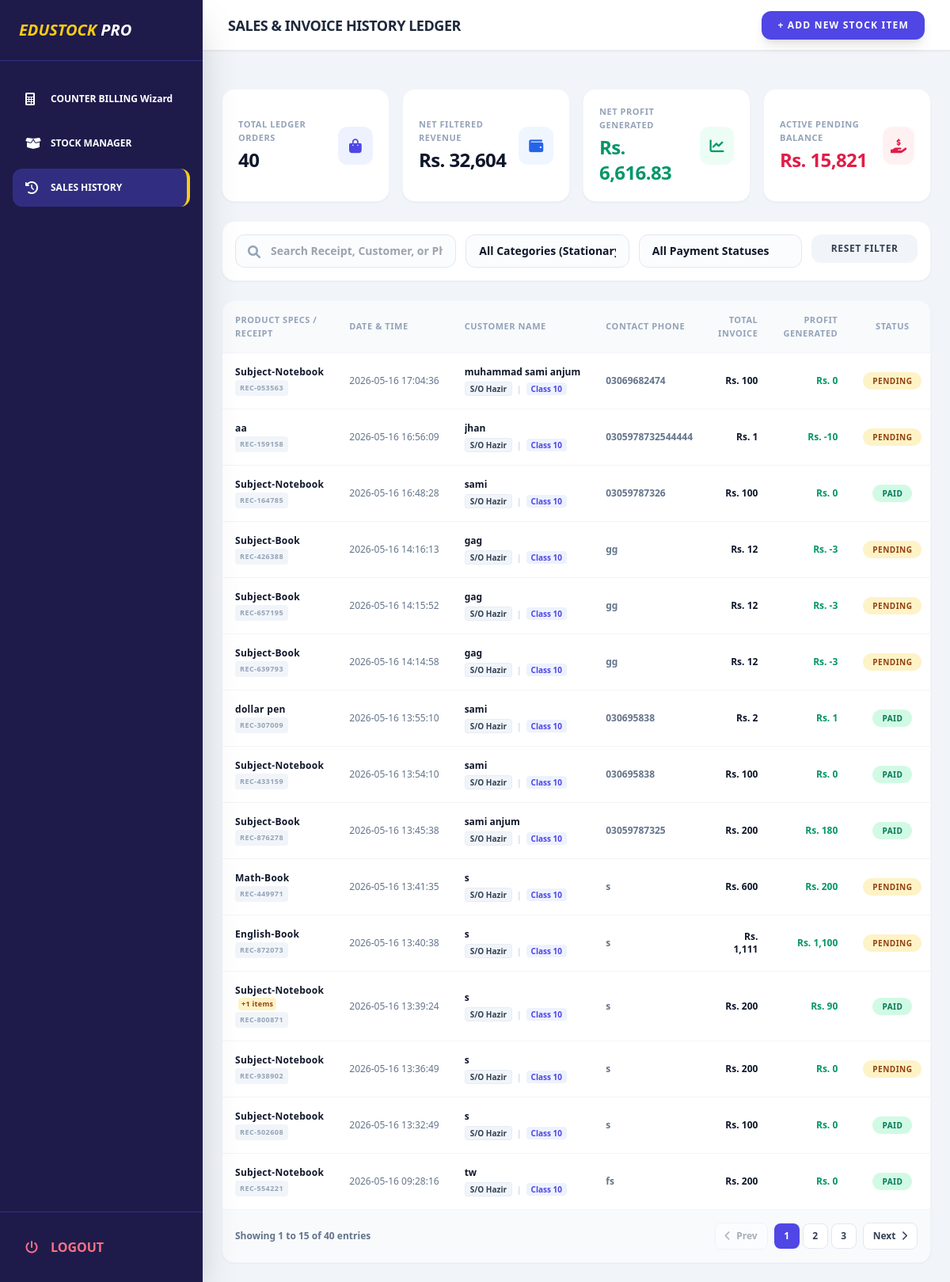
/sales (signed in), run on the app's committed database.
### tables this page shows
CREATE TABLE sales (
        id INTEGER PRIMARY KEY AUTOINCREMENT,
        customer_id INTEGER,
        receipt_number TEXT UNIQUE,
        total_amount REAL,
        profit REAL,
        payment_status TEXT, -- 'Paid' or 'Pending' (Udhaar)
        timestamp DATETIME DEFAULT CURRENT_TIMESTAMP
    , cash_paid REAL DEFAULT 0);

CREATE TABLE customers (id INTEGER PRIMARY KEY AUTOINCREMENT, name TEXT, phone TEXT, student_name TEXT);

### main.py (the view)
@app.get("/sales")
async def sales_page(request: Request):
    if not is_logged_in(request): return RedirectResponse(url="/login", status_code=303)
    conn = get_db()
    query = """
        SELECT s.id, s.receipt_number, s.total_amount, s.cash_paid, s.profit,
               s.payment_status, s.timestamp, c.name as customer_name, c.phone as customer_phone
        FROM sales s
        LEFT JOIN customers c ON s.customer_id = c.id
        ORDER BY s.id DESC
    """
    all_sales = conn.execute(query).fetchall()
    items_query = """
        SELECT si.sale_id, si.product_name, si.qty, si.price, p.category, p.subject, p.student_class
        FROM sale_items si
        LEFT JOIN products p ON si.product_name = p.name
    """
    all_items = conn.execute(items_query).fetchall()
    conn.close()
    sales_items_map = {}
    for item in all_items:
        s_id = item['sale_id']
        if s_id not in sales_items_map:
            sales_items_map[s_id] = []
        sales_items_map[s_id].append(item)
    return templates.TemplateResponse(request, "sales.html", {
        "active_page": "sales",
        "sales": all_sales,
        "items_map": json.dumps(sales_items_map)
    })

### templates/sales.html (shortened to what this page needs)
{% extends "index.html" %}
{% block header_title %}Sales & Invoice History Ledger{% endblock %}
{% block page_content %}
<div class="space-y-6 text-slate-900 selection:bg-indigo-500 selection:text-white">
    <div class="grid grid-cols-1 sm:grid-cols-2 lg:grid-cols-4 gap-4">
        <div class="bg-white p-5 rounded-2xl shadow-sm border border-slate-100 flex items-center justify-between">
            <div>
                <span class="block text-[11px] font-black uppercase text-slate-400 tracking-wider">Total Ledger Orders</span>
                <span class="text-2xl font-black tracking-tight text-slate-900 mt-1 block" id="statTotalOrders">{{ sales|length }}</span>
            </div>
            <div class="w-12 h-12 rounded-xl bg-indigo-50 text-indigo-600 flex items-center justify-center text-lg">
                <i class="fas fa-shopping-bag"></i>
            </div>
        </div>
        <div class="bg-white p-5 rounded-2xl shadow-sm border border-slate-100 flex items-center justify-between">
            <div>
                <span class="block text-[11px] font-black uppercase text-slate-400 tracking-wider">Net Filtered Revenue</span>
                <span class="text-2xl font-black tracking-tight text-slate-900 mt-1 block" id="totalRevenueBox">Rs. 0</span>
            </div>
            <div class="w-12 h-12 rounded-xl bg-blue-50 text-blue-600 flex items-center justify-center text-lg">
                <i class="fas fa-wallet"></i>
            </div>
        </div>
        <div class="bg-white p-5 rounded-2xl shadow-sm border border-slate-100 flex items-center justify-between">
            <div>
                <span class="block text-[11px] font-black uppercase text-slate-400 tracking-wider">Net Profit Generated</span>
                <span class="text-2xl font-black tracking-tight text-emerald-600 mt-1 block" id="totalProfitBox">Rs. 0</span>
            </div>
            <div class="w-12 h-12 rounded-xl bg-emerald-50 text-emerald-600 flex items-center justify-center text-lg">
                <i class="fas fa-chart-line"></i>
            </div>
        </div>
        <div class="bg-white p-5 rounded-2xl shadow-sm border border-slate-100 flex items-center justify-between">
            <div>
                <span class="block text-[11px] font-black uppercase text-slate-400 tracking-wider">Active Pending Balance</span>
                <span class="text-2xl font-black tracking-tight text-rose-600 mt-1 block" id="totalPendingBox">Rs. 0</span>
            </div>
            <div class="w-12 h-12 rounded-xl bg-rose-50 text-rose-600 flex items-center justify-center text-lg">
                <i class="fas fa-hand-holding-usd"></i>
            </div>
        </div>
    </div>
    <div class="bg-white p-4 rounded-2xl shadow-sm border border-slate-100 space-y-4">
        <div class="grid grid-cols-1 md:grid-cols-12 gap-3">
            <div class="relative md:col-span-4">
                <i class="fas fa-search absolute left-4 top-3.5 text-slate-400"></i>
                <input type="text" id="salesSearch" onkeyup="handleFilterChange()" placeholder="Search Receipt, Customer, or Phone..." class="w-full pl-11 pr-4 py-2.5 rounded-xl border border-slate-200 focus:outline-none focus:border-indigo-600 font-bold text-sm bg-slate-50/50">
            </div>
            <div class="md:col-span-3">
                <select id="categoryFilter" onchange="handleFilterChange()" class="w-full px-4 py-2.5 rounded-xl border border-slate-200 focus:outline-none focus:border-indigo-600 font-bold text-sm bg-slate-50/50 appearance-none cursor-pointer">
                    <option value="ALL">All Categories (Stationary, Books, Notebooks)</option>
                </select>
            </div>
            <div class="md:col-span-3">
                <select id="statusFilter" onchange="handleFilterChange()" class="w-full px-4 py-2.5 rounded-xl border border-slate-200 focus:outline-none focus:border-indigo-600 font-bold text-sm bg-slate-50/50 appearance-none cursor-pointer">
                    <option value="ALL">All Payment Statuses</option>
                </select>
            </div>
            <div class="md:col-span-2">
                <button onclick="resetAllFilters()" class="w-full py-2.5 rounded-xl bg-slate-100 hover:bg-slate-200 text-slate-700 font-black text-xs uppercase tracking-wider transition-all">
                    Reset Filter
                </button>
            </div>
        </div>
    </div>
    <div class="bg-white rounded-2xl shadow-sm overflow-hidden border border-slate-100">
        <div class="overflow-x-auto">
            <table class="w-full text-left border-collapse" id="salesTableLedger">
                <thead>
                    <tr class="bg-slate-50 border-b border-slate-100 text-slate-400 text-[11px] font-black uppercase tracking-wider">
                        <th class="p-4">Product Specs / Receipt</th>
                        <th class="p-4">Date & Time</th>
                        <th class="p-4">Customer Name</th>
                        <th class="p-4">Contact Phone</th>
                        <th class="p-4 text-right">Total Invoice</th>
                        <th class="p-4 text-right">Profit Generated</th>
                        <th class="p-4 text-center">Status</th>
                    </tr>
                </thead>
                <tbody class="divide-y divide-slate-100 font-bold text-xs text-slate-700" id="salesTableBody">
                    {% for sale in sales %}
                    <tr class="hover:bg-slate-50/80 transition-colors sales-row"
                        data-id="{{ sale.id }}"
                        data-revenue="{{ sale.total_amount }}"
                        data-profit="{{ sale.profit }}"
                        data-cash="{{ sale.cash_paid }}"
                        data-status="{{ sale.payment_status }}">
                        <td class="p-4 text-indigo-600 font-black tracking-wide max-w-[200px]">
                            <div class="truncate text-slate-900 font-black text-xs id-product-display" data-sale-id="{{ sale.id }}">
                            </div>
                            <span class="text-[9px] font-bold uppercase tracking-wider text-slate-400 block mt-0.5 bg-slate-100 px-1.5 py-0.5 rounded w-max">{{ sale.receipt_number }}</span>
                        </td>
                        <td class="p-4 text-slate-500 font-medium whitespace-nowrap">{{ sale.timestamp }}</td>
                        <td class="p-4 text-slate-800 max-w-[250px]">
                            {% if sale.customer_name %}
                                <div class="flex flex-col gap-1">
                                    <span class="font-black text-slate-900 truncate block max-w-[220px]" title="{{ sale.customer_name }}">{{ sale.customer_name }}</span>
                                    <div class="flex items-center gap-1.5 flex-wrap text-[10px] font-bold text-slate-500">
                                        <span class="bg-slate-100 text-slate-700 px-1.5 py-0.2 rounded border border-slate-200/60 truncate max-w-[100px]" title="Father Name">S/O Hazir</span>
                                        <span class="text-slate-300">|</span>
                                        <span class="bg-indigo-50 text-indigo-600 px-1.5 py-0.2 rounded font-black">Class 10</span>
                                    </div>
                                </div>
                            {% else %}
                                <span class="font-bold text-slate-400 italic">Walk-in Customer</span>
                            {% endif %}
                        </td>
                        <td class="p-4 text-slate-500">{{ sale.customer_phone if sale.customer_phone else "N/A" }}</td>
                        <td class="p-4 text-right text-slate-900 font-black">Rs. {{ "{:,.0f}".format(sale.total_amount) }}</td>
                        <td class="p-4 text-right text-emerald-600 font-black">Rs. {{ "{:,.0f}".format(sale.profit) }}</td>
                        <td class="p-4 text-center">
                            <span class="px-3 py-1 rounded-full text-[10px] font-black uppercase tracking-wider {% if sale.payment_status == 'Paid' %}bg-emerald-100 text-emerald-700{% else %}bg-amber-100 text-amber-800{% endif %}">
                                {{ sale.payment_status }}
                            </span>
                        </td>
                    </tr>
                    {% endfor %}
                </tbody>
            </table>
        </div>
        <div class="p-4 bg-slate-50 border-t border-slate-100 flex flex-col sm:flex-row justify-between items-center gap-4 text-xs font-bold text-slate-500">
            <div id="paginationMetrics">Showing 0 to 0 of 0 entries</div>
            <div class="flex items-center gap-2">
                <button onclick="changeCurrentPage(-1)" id="btnPrevPage" class="px-3 py-2 rounded-lg bg-white border border-slate-200 text-slate-700 hover:bg-slate-100 disabled:opacity-40 font-black transition">
                    <i class="fas fa-chevron-left mr-1"></i> Prev
                </button>
                <div class="flex items-center gap-1" id="paginationNumbersContainer"></div>
                <button onclick="changeCurrentPage(1)" id="btnNextPage" class="px-3 py-2 rounded-lg bg-white border border-slate-200 text-slate-700 hover:bg-slate-100 disabled:opacity-40 font-black transition">
                    Next <i class="fas fa-chevron-right ml-1"></i>
                </button>
            </div>
        </div>
    </div>
</div>
{% endblock %}

### data on the page
sales: receipt_number "REC-053563", timestamp "2026-05-16 17:04:36", customer_name "muhammad sami anjum", phone "03069682474", total_amount "100", profit "0", payment_status "PENDING"
sales: receipt_number "REC-159158", timestamp "2026-05-16 16:56:09", customer_name "jhan", phone "0305978732544444", total_amount "1", profit "-10", payment_status "PENDING"
sales: receipt_number "REC-164785", timestamp "2026-05-16 16:48:28", customer_name "sami", phone "03059787326", total_amount "100", profit "0", payment_status "PAID"
sales: receipt_number "REC-426388", timestamp "2026-05-16 14:16:13", customer_name "gag", phone "gg", total_amount "12", profit "-3", payment_status "PENDING"
sales: receipt_number "REC-657195", timestamp "2026-05-16 14:15:52", customer_name "gag", phone "gg", total_amount "12", profit "-3", payment_status "PENDING"
sales: receipt_number "REC-639793", timestamp "2026-05-16 14:14:58", customer_name "gag", phone "gg", total_amount "12", profit "-3", payment_status "PENDING"
sales: receipt_number "REC-307009", timestamp "2026-05-16 13:55:10", customer_name "sami", phone "030695838", total_amount "2", profit "1", payment_status "PAID"
sales: receipt_number "REC-433159", timestamp "2026-05-16 13:54:10", customer_name "sami", phone "030695838", total_amount "100", profit "0", payment_status "PAID"
sales: receipt_number "REC-876278", timestamp "2026-05-16 13:45:38", customer_name "sami anjum", phone "03059787325", total_amount "200", profit "180", payment_status "PAID"
sales: receipt_number "REC-449971", timestamp "2026-05-16 13:41:35", customer_name "s", phone "s", total_amount "600", profit "200", payment_status "PENDING"
sales: receipt_number "REC-872073", timestamp "2026-05-16 13:40:38", customer_name "s", phone "s", total_amount "1,111", profit "1,100", payment_status "PENDING"
sales: receipt_number "REC-800871", timestamp "2026-05-16 13:39:24", customer_name "s", phone "s", total_amount "200", profit "90", payment_status "PAID"
sales: receipt_number "REC-938902", timestamp "2026-05-16 13:36:49", customer_name "s", phone "s", total_amount "200", profit "0", payment_status "PENDING"
sales: receipt_number "REC-502608", timestamp "2026-05-16 13:32:49", customer_name "s", phone "s", total_amount "100", profit "0", payment_status "PAID"
sales: receipt_number "REC-554221", timestamp "2026-05-16 09:28:16", customer_name "tw", phone "fs", total_amount "200", profit "0", payment_status "PAID"

### other printed values
{{ sales|length }} "40"
